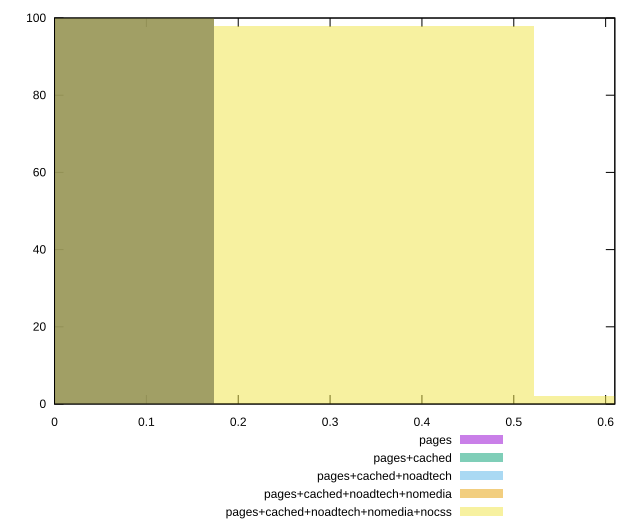

gnuplot code for this plot:
reset

$pages <<EOF
0 100
EOF

$pagesCached <<EOF
0 100
EOF

$pagesCachedNoadtech <<EOF
0 100
EOF

$pagesCachedNoadtechNomedia <<EOF
0 100
EOF

$pagesCachedNoadtechNomediaNocss <<EOF
0.6958059051369592 2
0.3479029525684796 98
EOF

set key outside below
set boxwidth 0.3479029525684796
set xrange [0:0.61]
set yrange [0:100]
set trange [0:100]
set style fill transparent solid 0.5 noborder
set terminal svg size 640, 530 enhanced background rgb 'white'
set output "report_00019_2021-02-10T18-14-37.922Z//largest-contentful-paint/comparison/histogram/all_score.svg"

plot $pages title "pages" with boxes, \
     $pagesCached title "pages+cached" with boxes, \
     $pagesCachedNoadtech title "pages+cached+noadtech" with boxes, \
     $pagesCachedNoadtechNomedia title "pages+cached+noadtech+nomedia" with boxes, \
     $pagesCachedNoadtechNomediaNocss title "pages+cached+noadtech+nomedia+nocss" with boxes

reset
